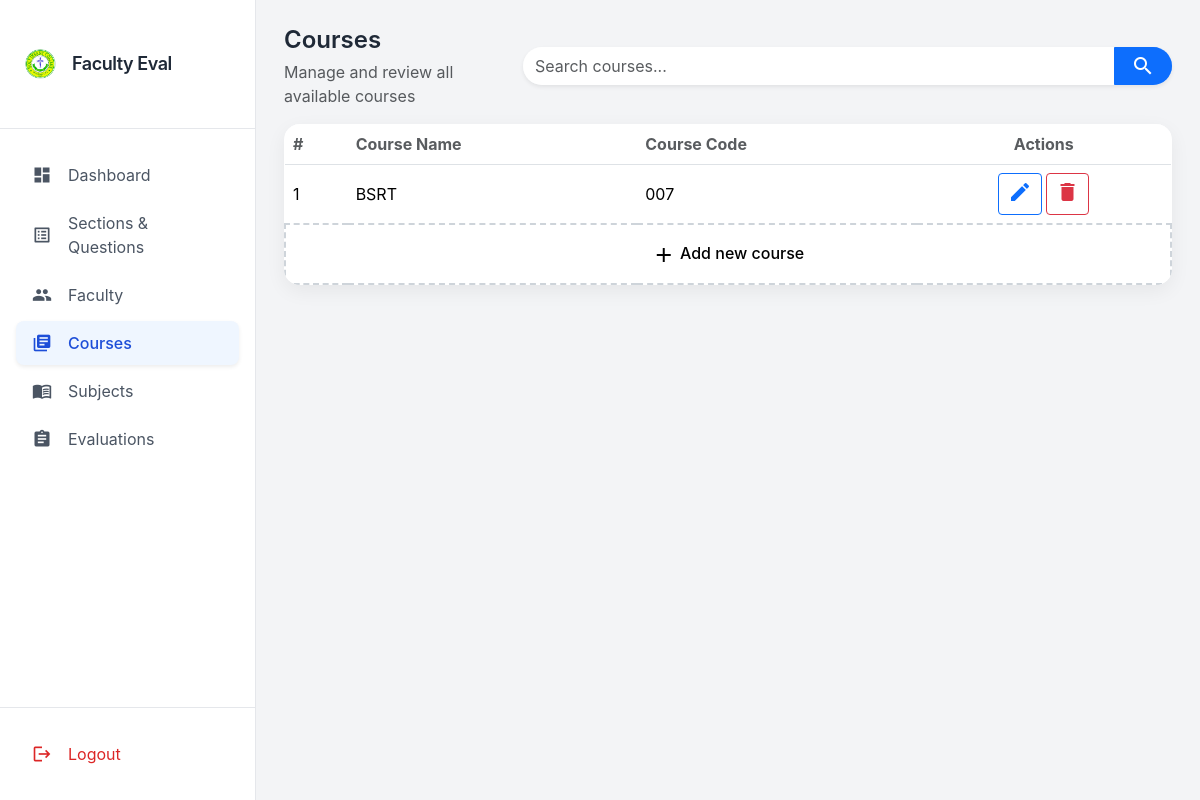
Page /courses/ on the earlier database version.
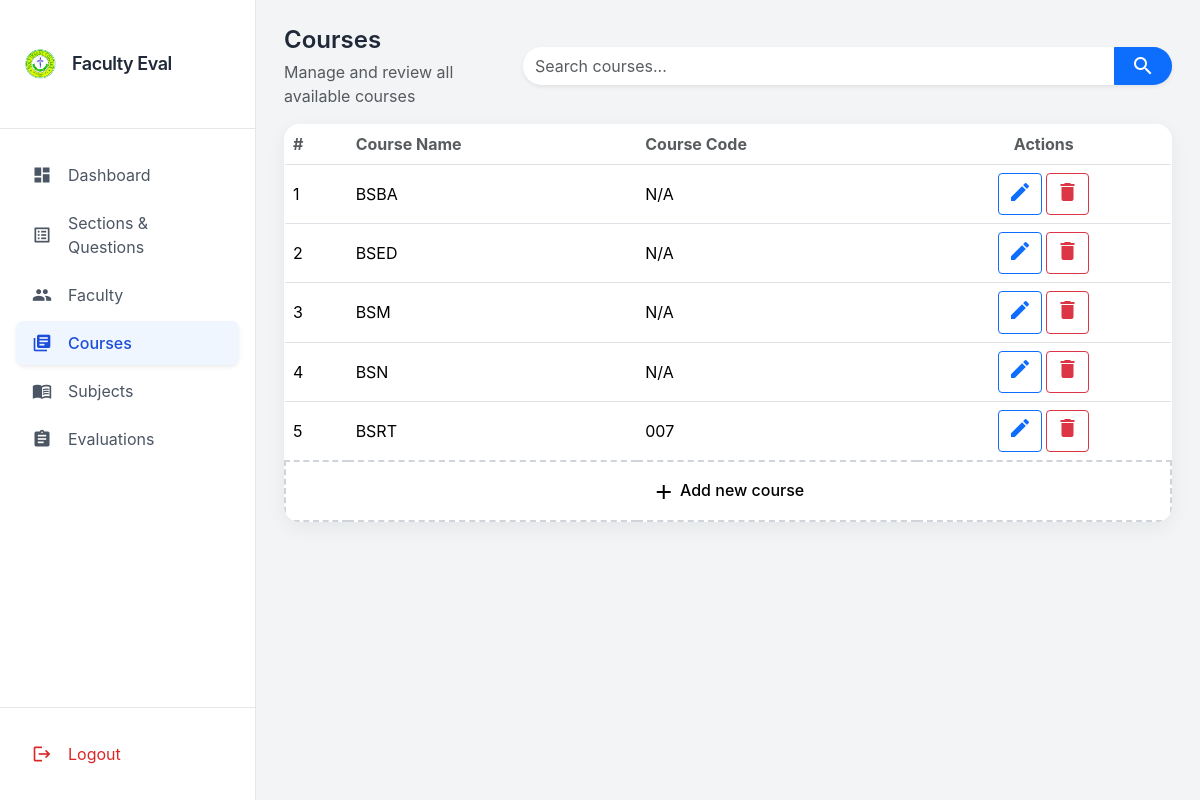
Same page on the later database version.
### evaluation/models.py (models this page shows, shortened)
class Course(models.Model):
    name = models.CharField(max_length=100, unique=True)
    code = models.CharField(max_length=20, blank=True, null=True)

### evaluation/views.py (the view)
# urls.py: path('courses/', views.courses_list, name='courses_list'),
def courses_list(request):
    query = request.GET.get('q', '')
    courses_qs = Course.objects.all()
    if query:
        courses_qs = courses_qs.filter(name__icontains=query)
    paginator = Paginator(courses_qs.order_by('name'), 15)
    page_number = request.GET.get('page')
    page_obj = paginator.get_page(page_number)
    return render(request, 'admins/courses_list.html', {
        'courses': page_obj.object_list,
        'page_obj': page_obj,
        'is_paginated': page_obj.has_other_pages(),
        'query': query,
    })

### templates/admins/courses_list.html (shortened to what this page needs)
{% extends 'admins/base.html' %}
{% block extra_head %}
<link href="https://cdn.jsdelivr.net/npm/bootstrap@5.3.2/dist/css/bootstrap.min.css" rel="stylesheet">
{% endblock %}
{% block content %}
<div class="container-fluid py-2">
    <div class="d-flex flex-column flex-md-row justify-content-between align-items-center gap-3 mb-3">
        <div class="d-flex flex-column">
            <h2 class="text-2xl fw-semibold mb-1">Courses</h2>
            <p class="text-muted">Manage and review all available courses</p>
        </div>
        <form method="GET" class="d-flex gap-2 header-search w-100 w-md-auto">
            <div class="input-group shadow-sm rounded-pill overflow-hidden">
                <input type="text" name="q" value="{{ request.GET.q }}" class="form-control border-0" placeholder="Search courses..." style="min-width:220px;">
                <button class="btn btn-primary d-flex align-items-center justify-content-center px-3">
                    <span class="material-icons">search</span>
                </button>
            </div>
        </form>
    </div>
    <div class="dashboard-card p-0 overflow-hidden">
        <div class="table-responsive">
            <table class="table table-hover align-middle mb-0 text-nowrap">
                <thead class="bg-light">
                    <tr>
                        <th class="text-muted">#</th>
                        <th class="text-muted">Course Name</th>
                        <th class="text-muted">Course Code</th>
                        <th class="text-center text-muted">Actions</th>
                    </tr>
                </thead>
                <tbody>
                    {% for course in courses %}
                    <tr id="row-{{ course.id }}">
                        <form method="POST" action="{% url 'course_edit' course.id %}">
                        <td>{{ forloop.counter }}</td>
                        <td>
                            <span class="view">{{ course.name }}</span>
                        </td>
                        <td>
                            <span class="view">{{ course.code|default:"-" }}</span>
                        </td>
                        <td class="text-center">
                            <div class="d-flex justify-content-center gap-1 actions-btns">
                                <button type="button" class="btn btn-outline-primary btn-sm view" onclick="toggleEditCourse({{ course.id }})">
                                    <span class="material-icons">edit</span>
                                </button>
                                <button type="button" class="btn btn-outline-danger btn-sm view" data-bs-toggle="modal" data-bs-target="#deleteCourseModal{{ course.id }}">
                                    <span class="material-icons">delete</span>
                                </button>
                            </div>
                        </td>
                        </form>
                    </tr>
                    {% endfor %}
                    <tr id="ghostRow" class="add-ghost" onclick="toggleAddCourseRow()">
                        <td colspan="4" class="text-center py-3">
                            <span class="material-icons align-middle">add</span> Add new course
                        </td>
                    </tr>
                </tbody>
            </table>
        </div>
    </div>
</div>
{% endblock %}

### templates/admins/base.html (shortened to what this page needs)
{% load static %}
<!DOCTYPE html>
<html lang="en">
<head>
  <script src="https://cdn.tailwindcss.com"></script>
  {% block extra_head %}{% endblock %}
    <link rel="stylesheet" href="{% static 'css/toast.css' %}">
</head>
<body class="bg-gray-100 text-gray-800">
    <div class="toast-container position-fixed bottom-0 start-50 translate-middle-x p-3 mb-20" style="z-index:1055;">
    </div>
<div class="flex flex-col md:flex-row h-screen">
  <aside class="hidden md:flex md:flex-col w-64 bg-white border-r border-gray-200 text-gray-800">
    <div class="px-6 py-5 flex items-center gap-3 border-b">
        <img src="{% static 'HIC_LOGO_TRANSPARENT.png' %}" class="h-8 w-auto">
        <span class="font-semibold text-lg tracking-tight">Faculty Eval</span>
    </div>
    {% with request.resolver_match.url_name as current %}
    <nav class="flex-1 px-3 py-4 space-y-1">
        <a href="{% url 'dashboard_home' %}"
           class="flex items-center gap-3 px-3 py-2.5 rounded-lg transition-all duration-200
           {% if current == 'dashboard_home' %}
               bg-blue-50 text-blue-700 font-medium shadow-sm
           {% else %}
               text-gray-600 hover:bg-gray-100 hover:text-gray-900
           {% endif %}">
            <span class="material-icons text-[20px]">dashboard</span>
            Dashboard
        </a>
        <a href="{% url 'sections_list' %}"
           class="flex items-center gap-3 px-3 py-2.5 rounded-lg transition-all duration-200
           {% if current == 'sections_list' %}
               bg-blue-50 text-blue-700 font-medium shadow-sm
           {% else %}
               text-gray-600 hover:bg-gray-100 hover:text-gray-900
           {% endif %}">
            <span class="material-icons text-[20px]">list_alt</span>
            Sections & Questions
        </a>
        <a href="{% url 'teachers_list' %}"
           class="flex items-center gap-3 px-3 py-2.5 rounded-lg transition-all duration-200
           {% if current == 'teachers_list' %}
               bg-blue-50 text-blue-700 font-medium shadow-sm
           {% else %}
               text-gray-600 hover:bg-gray-100 hover:text-gray-900
           {% endif %}">
            <span class="material-icons text-[20px]">group</span>
            Faculty
        </a>
        <a href="{% url 'courses_list' %}"
           class="flex items-center gap-3 px-3 py-2.5 rounded-lg transition-all duration-200
           {% if current == 'courses_list' %}
               bg-blue-50 text-blue-700 font-medium shadow-sm
           {% else %}
               text-gray-600 hover:bg-gray-100 hover:text-gray-900
           {% endif %}">
            <span class="material-icons text-[20px]">library_books</span>
            Courses
        </a>
        <a href="{% url 'subjects_list' %}"
           class="flex items-center gap-3 px-3 py-2.5 rounded-lg transition-all duration-200
           {% if current == 'subjects_list' %}
               bg-blue-50 text-blue-700 font-medium shadow-sm
           {% else %}
               text-gray-600 hover:bg-gray-100 hover:text-gray-900
           {% endif %}">
            <span class="material-icons text-[20px]">menu_book</span>
            Subjects
        </a>
        <a href="{% url 'evaluations_list' %}"
           class="flex items-center gap-3 px-3 py-2.5 rounded-lg transition-all duration-200
           {% if current == 'evaluations_list' %}
               bg-blue-50 text-blue-700 font-medium shadow-sm
           {% else %}
               text-gray-600 hover:bg-gray-100 hover:text-gray-900
           {% endif %}">
            <span class="material-icons text-[20px]">assignment</span>
            Evaluations
        </a>
    </nav>
    {% endwith %}
    <div class="px-3 py-4 border-t">
        <button
            class="flex items-center gap-3 w-full px-3 py-2.5 rounded-lg text-red-600 transition hover:bg-red-50"
            data-bs-toggle="modal"
            data-bs-target="#logoutModal">
            <span class="material-icons text-[20px]">logout</span>
            Logout
        </button>
    </div>
</aside>
  <div class="flex-1 flex flex-col overflow-auto md:mb-4 mb-10">
    <main id="mainContent" class="md:p-6 p-3 flex-1 overflow-auto">
      {% block content %}{% endblock %}
    </main>
  </div>
</div>
<link rel="stylesheet" href="{% static 'css/mobile_nav.css' %}">
</body>
</html>

### templates/admins/courses_list.html (style rules this page uses)
body { background-color: #f5f6fa; font-family: 'Inter', sans-serif; }
.dashboard-card { background: #fff; border-radius: 1rem; box-shadow: 0 6px 20px rgba(0,0,0,0.06); transition: all 0.3s ease; }
.actions-btns .btn { padding: 0.35rem 0.55rem; transition: all 0.2s; }
.add-ghost { cursor: pointer; color: #6c757d; border: 2px dashed #ced4da; text-align: center; padding: 14px 0; border-radius: 0.5rem; font-weight: 500; transition: all 0.2s ease; }

### templates/admins/base.html (style rules this page uses)
.toast-container { position: fixed; top: 20px; right: 20px; z-index: 1055; }

Differences in the rows shown:
added Course: name "BSBA", code "N/A"
added Course: name "BSED", code "N/A"
added Course: name "BSM", code "N/A"
added Course: name "BSN", code "N/A"
